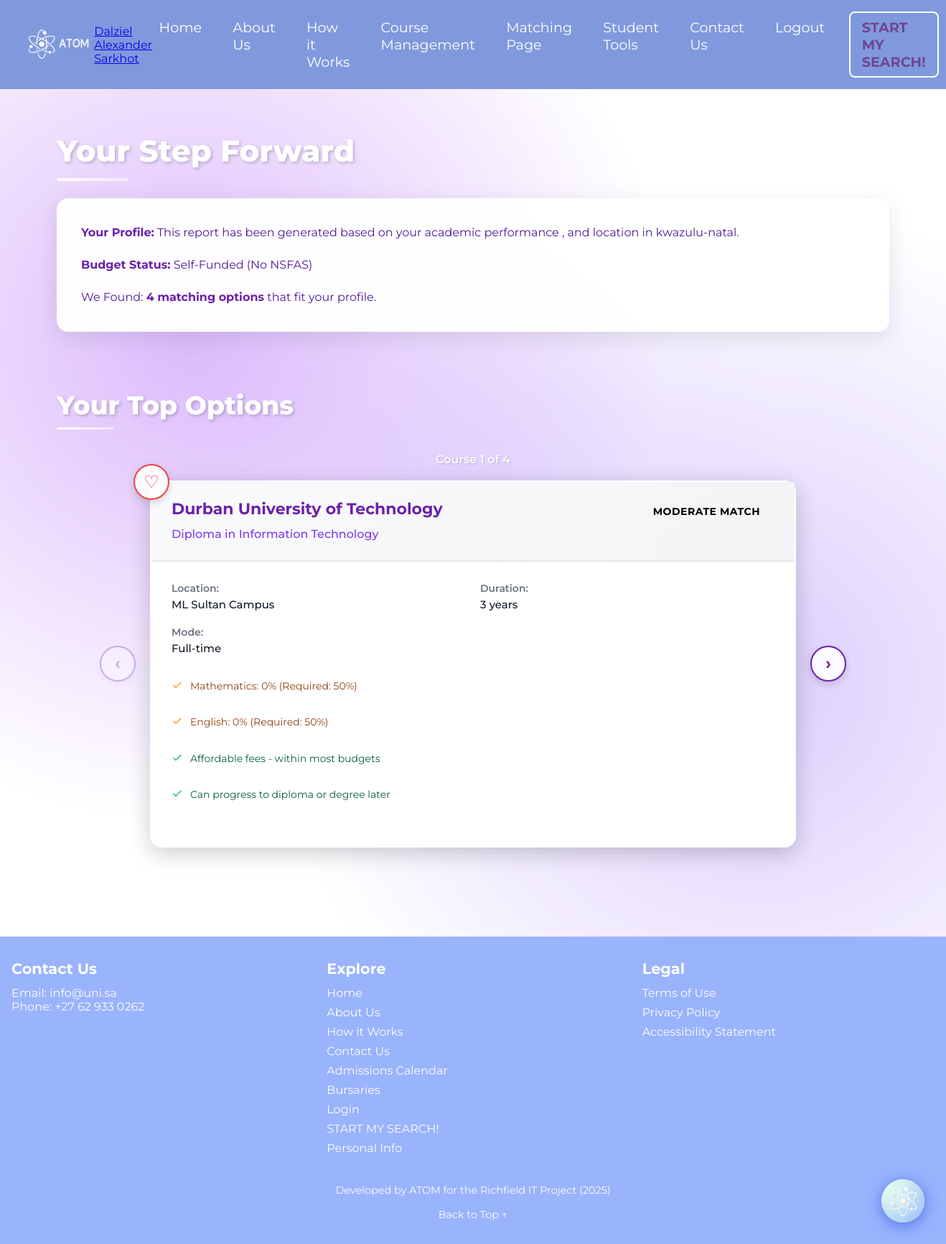
The page /courses/matches (signed in) on the database its author committed.
### Database/models.py (models this page shows)
class Student(db.Model):
    __tablename__ = "student"
    student_id = db.Column(db.Integer, primary_key=True)
    email = db.Column(db.String(150), unique=True, nullable=False)
    name = db.Column(db.String(150), nullable=False)
    number = db.Column(db.String(15))
    dob = db.Column(db.Date)
    gender = db.Column(db.String(10))
    password = db.Column(db.String(200), nullable=False)
    academic_marks = db.relationship('AcademicMark', backref='student', lazy=True)
    preferences = db.relationship('Preference', backref='student', lazy=True)
    applications = db.relationship('Application', backref='student', lazy=True)

class Program(db.Model):
    __tablename__ = 'program'
    program_id = db.Column(db.Integer, primary_key=True)
    university_id = db.Column(db.Integer, db.ForeignKey('university.university_id'), nullable=False)
    program_name = db.Column(db.String(200), nullable=False)
    degree_type = db.Column(db.String(50))
    duration_years = db.Column(db.Integer)
    description = db.Column(db.Text)
    location = db.Column(db.String(100))        # NEW
    study_mode = db.Column(db.String(20))      # NEW
    __table_args__ = (db.UniqueConstraint('university_id', 'program_name', name='_program_name_uc'),)
    requirements = db.relationship('Requirement', backref='program', lazy=True)
    applications = db.relationship('Application', backref='program', lazy=True)

class University(db.Model):
    __tablename__ = 'university'
    university_id = db.Column(db.Integer, primary_key=True)
    name = db.Column(db.String(200), unique=True, nullable=False)
    city = db.Column(db.String(100), nullable=False)
    province_state = db.Column(db.String(100), nullable=False)
    programs = db.relationship('Program', backref='university', lazy=True)

class Requirement(db.Model):
    __tablename__ = 'requirement'
    requirement_id = db.Column(db.Integer, primary_key=True)
    program_id = db.Column(db.Integer, db.ForeignKey('program.program_id'), nullable=False)
    required_subject = db.Column(db.String(100), nullable=False)
    min_grade_percentage = db.Column(db.Float, nullable=False)
    is_prerequisite = db.Column(db.Boolean, default=True)

### Database/courses.py (the view)
@courses.route('/matches')
def get_matches():
    student_id = session.get('student_id')
    if not student_id:
        return jsonify({'error': 'Not logged in'}), 401
    matches, student_obj, pref_dict, marks_dict = compute_matches(student_id)
    if matches is None:
        return jsonify({'error': 'Missing preferences or academic marks'}), 400
    return render_template('Search/matching_page.html',
                         matches=matches,
                         preferences=pref_dict,
                         marks=marks_dict)

### app.py (called while the page is built)
@app.after_request
def add_header(response):
    response.headers["Cache-Control"] = "no-store"
    return response

### templates/Search/matching_page.html (shortened to what this page needs)
{% extends 'base.html' %}
{% block head_extras %}
  <link rel="stylesheet" href="{{ url_for('static', filename='css/matches.css') }}">
{% endblock %}
{% block content %}
<div class="matches-wrapper">
  <div class="step-forward-section">
    <div class="container">
      <h1 class="main-title">Your Step Forward</h1>
      <div class="profile-summary">
        <p class="profile-text">
          <strong>Your Profile:</strong> This report has been generated based on your academic performance
          {% if preferences and preferences.focus_area %}, interest in {{ preferences.focus_area }}{% endif %}, and location in {{ preferences.location }}.
        </p>
        <p class="budget-status">
          <strong>Budget Status:</strong> {% if preferences and preferences.nsfas %}NSFAS Eligible{% else %}Self-Funded (No NSFAS){% endif %}
        </p>
        <p class="found-matches">
          We Found: <strong>{{ matches|length }} matching option{{ matches|length > 1 and 's' or '' }}</strong> that fit your profile.
        </p>
      </div>
    </div>
  </div>
  <div class="top-options-section">
    <div class="container">
      <h2 class="section-title">Your Top Options</h2>
      <div class="course-counter">
        Course <span id="currentCourse">1</span> of <span id="totalCourses">{{ matches|length }}</span>
      </div>
      <div class="course-navigation">
        <button class="nav-button prev" id="prevBtn" disabled>‹</button>
        <button class="nav-button next" id="nextBtn">›</button>
        {% for match in matches %}
        <div class="option-card {% if loop.first %}active{% endif %}" data-course-id="{{ match.program.program_id }}">
          <button class="like-button" data-course-name="{{ match.university.name }} - {{ match.program.program_name }}">♡</button>
          <div class="card-header">
            <div class="header-left">
              <h3 class="institution-name">{{ match.university.name }}</h3>
              <p class="course-name">{{ match.program.program_name }}</p>
            </div>
            <span class="match-badge {% if match.match_score >= 90 %}strong{% elif match.match_score >= 70 %}good{% else %}moderate{% endif %}">
              {% if match.match_score >= 90 %}Strong Match
              {% elif match.match_score >= 70 %}Good Match
              {% else %}Moderate Match{% endif %}
            </span>
          </div>
          <div class="card-body">
            <div class="info-grid">
              <div class="info-item">
                <span class="info-label">Location:</span>
                <span class="info-value">{{ match.program.location }}</span>
              </div>
              <div class="info-item">
                <span class="info-label">Duration:</span>
                <span class="info-value">{{ match.program.duration_years }} years</span>
              </div>
              <div class="info-item">
                <span class="info-label">Mode:</span>
                <span class="info-value">{{ match.program.study_mode }}</span>
              </div>
            </div>
            <div class="highlights">
              {% for req in match.program.requirements %}
                {% set grade = marks.get(req.required_subject, 0) %}
                <div class="highlight-item {% if grade >= req.min_grade_percentage %}success{% else %}warning{% endif %}">
                  <svg xmlns="http://www.w3.org/2000/svg" width="16" height="16" viewBox="0 0 24 24" fill="none" stroke="currentColor" stroke-width="2">
                    <polyline points="20 6 9 17 4 12"></polyline>
                  </svg>
                  {{ req.required_subject }}: {{ grade|round|int }}% (Required: {{ req.min_grade_percentage|round|int }}%)
                </div>
              {% endfor %}
              <div class="highlight-item success">
                <svg xmlns="http://www.w3.org/2000/svg" width="16" height="16" viewBox="0 0 24 24" fill="none" stroke="currentColor" stroke-width="2">
                  <polyline points="20 6 9 17 4 12"></polyline>
                </svg>
                Affordable fees - within most budgets
              </div>
              <div class="highlight-item success">
                <svg xmlns="http://www.w3.org/2000/svg" width="16" height="16" viewBox="0 0 24 24" fill="none" stroke="currentColor" stroke-width="2">
                  <polyline points="20 6 9 17 4 12"></polyline>
                </svg>
                Can progress to diploma or degree later
              </div>
            </div>
          </div>
        </div>
        {% endfor %}
      </div>
    </div>
  </div>
</div>
{% endblock %}

### templates/base.html (shortened to what this page needs)
<!DOCTYPE html>
<html lang="en">
<head>
  <link rel="stylesheet" href="{{ url_for('static', filename='styles.css') }}" />
  <link rel="stylesheet" href="{{url_for('static', filename='css/chat.css')}}" />
  {% block head_extras %}{% endblock %}
</head>
<body>
  <nav class="navbar">
    <a href="{{ url_for('home_page') }}"><img class="logo"
        src="{{ url_for('static', filename='img/atom-removebg-preview.png') }}" alt="uni.sa" /></a>
    {% if session.get('name') %}
    <a href="/personal-info" class="underline0">{{ session.get('name') }}</a>
    {% endif %}
    <ul>
      <li><a href="{{ url_for('home_page') }}" class="underline">Home</a></li>
      <li><a href="{{ url_for('about') }}" class="underline">About Us</a></li>
      <li>
        <a href="{{ url_for('how_it_works') }}" class="underline">How it Works</a>
      </li>
      <li>
        <a href="{{ url_for('course_management') }}" class="underline">Course Management</a>
      </li>
      <li>
        <a href="{{ url_for('matching_page') }}" class="underline">Matching Page</a>
      </li>
      <li class="dropdown">
        <a href="#">Student Tools</a>
      </li>
      <li>
        <a href="{{ url_for('contact') }}" class="underline">Contact Us</a>
      </li>
      {% if session.get('name') %}
      <li><a href="/#" class="underline" id="logoutBtn">Logout</a></li>
      {% else %}
      <li><a href="{{ url_for('login') }}" class="underline">Login</a></li>
      {% endif %}
      <li>
        <a href="{{ url_for('start_search') }}" class="special-link">START MY SEARCH!</a>
      </li>
    </ul>
  </nav>
  {% block content %}{% endblock %}
  <button class="chat-button" id="chatButton">
        <svg class="chat-button-icon" viewBox="0 0 24 24" fill="white" stroke="white" stroke-width="2">
        </svg>
    </button>
  <footer>
    <div class="footer-container">
      <div class="footer-section contact">
        <h3>Contact Us</h3>
        <p>Email: <a href="mailto:tmothilall07@gmail.com">info@uni.sa</a></p>
        <p>Phone: +27 62 933 0262</p>
      </div>
      <div class="footer-section explore">
        <h3>Explore</h3>
        <ul>
          <li><a href="{{ url_for('home_page') }}">Home</a></li>
          <li><a href="{{ url_for('about') }}">About Us</a></li>
          <li><a href="{{ url_for('how_it_works') }}">How it Works</a></li>
          <li><a href="{{ url_for('contact') }}">Contact Us</a></li>
          <li>
            <a href="{{ url_for('admissions') }}">Admissions Calendar</a>
          </li>
          <li><a href="{{ url_for('bursaries') }}">Bursaries</a></li>
          <li><a href="{{ url_for('login') }}">Login</a></li>
          <li>
            <a href="{{ url_for('start_search') }}">START MY SEARCH!</a>
          </li>
          <li><a href="{{ url_for('personal_info') }}">Personal Info</a></li>
        </ul>
      </div>
      <div class="footer-section legal">
        <h3>Legal</h3>
        <ul>
          <li><a href="{{ url_for('terms') }}">Terms of Use</a></li>
          <li><a href="{{ url_for('privacy') }}">Privacy Policy</a></li>
          <li><a href="#">Accessibility Statement</a></li>
        </ul>
      </div>
    </div>
    <p class="footer-bottom">
      Developed by ATOM for the Richfield IT Project (2025)
    </p>
    <a href="#top" class="back-to-top">Back to Top ↑</a>
  </footer>
</body>
</html>

### static/styles.css (style rules this page uses)
body { font-family: 'Montserrat', sans-serif; margin: 0; padding: 0; }
.navbar { background: #8099dd; color: #fff; padding: 1rem 2rem; display: flex; align-items: center; justify-content: space-between; }
.navbar .logo { font-size: 2rem; font-weight: bold; letter-spacing: 2px; height: 55px; width: auto; }
.navbar a .logo { transition: transform 0.3s; }
.navbar ul { list-style: none; display: flex; gap: 1.5rem; margin: 0; padding: 0; }
.navbar ul li { position: relative; }
.navbar ul li a { color: #ffffff; text-decoration: none; font-size: 1.2rem; position: relative; padding: 10px 0.6rem; transition: color 0.2s; display: inline-block; }
.navbar ul li a.underline::after { content: ""; position: absolute; left: 0; bottom: 0; width: 0; height: 2px; background-color: #7d2ed8; transition: width 0.3s ease-in-out; }
.navbar ul li a.special-link { border: 2px solid #ffffff; color: #704792; padding: 0.5rem 1rem; border-radius: 8px; font-weight: bold; text-decoration: none; transition: background 0.3s, color 0.3s, transform 0.3s; }
.dropdown { position: relative; }
footer { background-color: #99b3fc; color: white; padding: 2rem 1rem; text-align: left; font-family: 'Montserrat', sans-serif; }
.footer-container { display: flex; flex-wrap: wrap; gap: 2rem; justify-content: space-between; }
.footer-section { flex: 1 1 200px; }
.footer-section h3 { font-size: 1.3rem; margin-bottom: 0.8rem; color: white; }
.footer-section ul { list-style: none; padding: 0; margin: 0; }
.footer-section ul li { margin-bottom: 0.5rem; }
.footer-section a { color: white; text-decoration: none; transition: color 0.3s; }
.footer-bottom { margin-top: 2rem; text-align: center; font-size: 0.9rem; }
.back-to-top { display: block; margin: 1rem auto 0 auto; text-align: center; color: white; text-decoration: none; font-size: 0.9rem; }

### static/css/chat.css (style rules this page uses)
.chat-button { position: fixed; bottom: 30px; right: 30px; width: 60px; height: 60px; border-radius: 50%; border: none; box-shadow: 0 4px 20px rgb(79, 116, 238); cursor: pointer; display: flex; align-items: center; justify-content: center; z-index: 1000; transition: all 0.3s ease; animation: pulse 2s infinite; }
.chat-button-icon { width: 180px; height: 200px; background: url(../img/home/ATOM_LOGO.png) no-repeat center/cover; transition: transform 0.3s ease; }

### rows shown on the page
Student: get "Dalziel Alexander Sarkhot"
Program: university.name "Durban University of Technology", program.program_name "Diploma in Information Technology", program.location "ML Sultan Campus", program.duration_years "3", program.study_mode "Full-time"
Requirement: required_subject "Mathematics", grade "0", min_grade_percentage "50"
Requirement: required_subject "English", grade "0", min_grade_percentage "50"

### other values the page prints
{{ preferences.location }} "kwazulu-natal"
{{ matches|length }} "4"
{{ matches|length > 1 and 's' or '' }} "s"
